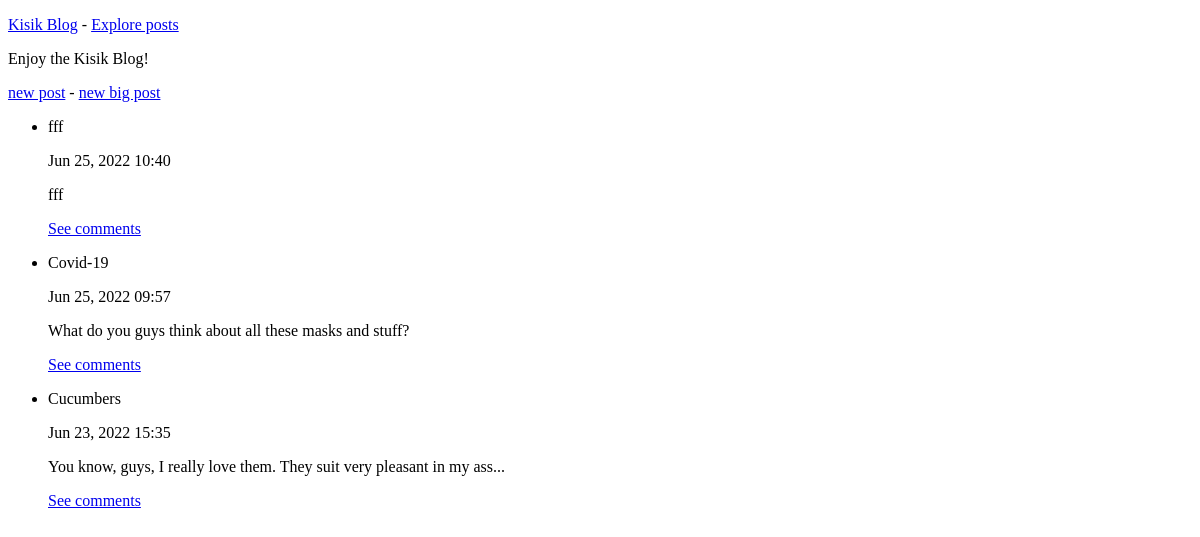
The app's page /more/, older data.
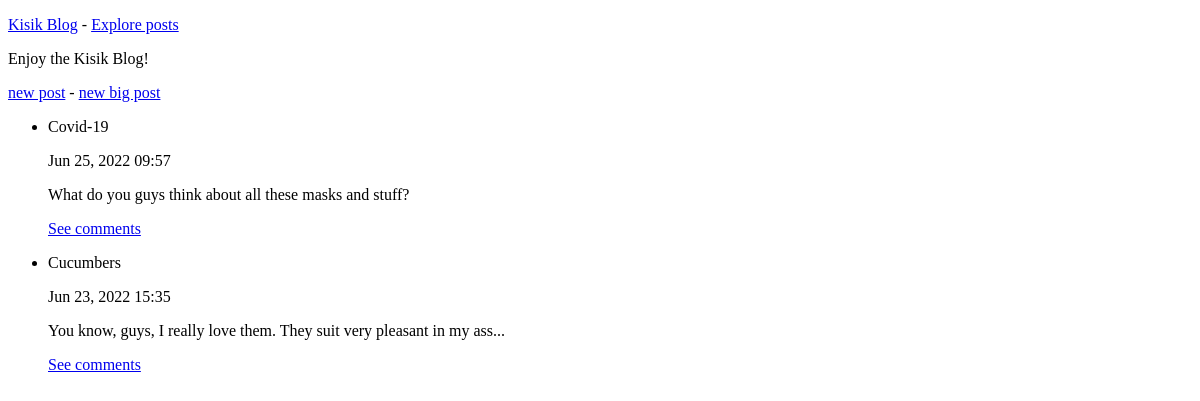
The same page, newer data.
### tweets/models.py (models this page shows, shortened)
class PrivatePost(models.Model):
    title = models.CharField(max_length=150)
    text = models.TextField()
    date_added = models.DateTimeField(auto_now_add=True)

### tweets/views.py (the view)
# urls.py: path('more/', views.more, name='more'),
def more(request):
    post = PrivatePost.objects.order_by('-date_added')
    context = {'post': post}
    return render(request, 'tweets/more.html', context)

### tweets/templates/tweets/more.html (shortened to what this page needs)
<!DOCTYPE html>
<html lang="en">
<head>
    {% extends "tweets/base.html" %}
{% block content %}
  <p>Enjoy the Kisik Blog!</p>
  <a href="{% url 'tweets:new_prpost' %}">new post</a> -
  <a href="{% url 'tweets:new_prpost' %}">new big post</a>
  <ul>
      {% for post in post %}
        <li>
            <p>{{ post.title }}</p>
            <p>{{ post.date_added|date:'M d, Y H:i' }}</p>
            <p>{{ post.text|linebreaks }}</p>
            <a href="{% url 'tweets:priv_com' post.id %}">See comments</a>
        </li>
      {% empty %}
        <li>No posts added yet</li>
      {% endfor %}
  </ul>
{% endblock content %}

Row changes from the older to the newer data that the page shows:
removed PrivatePost: title "fff", date_added "Jun 25, 2022 10:40", text "fff"
